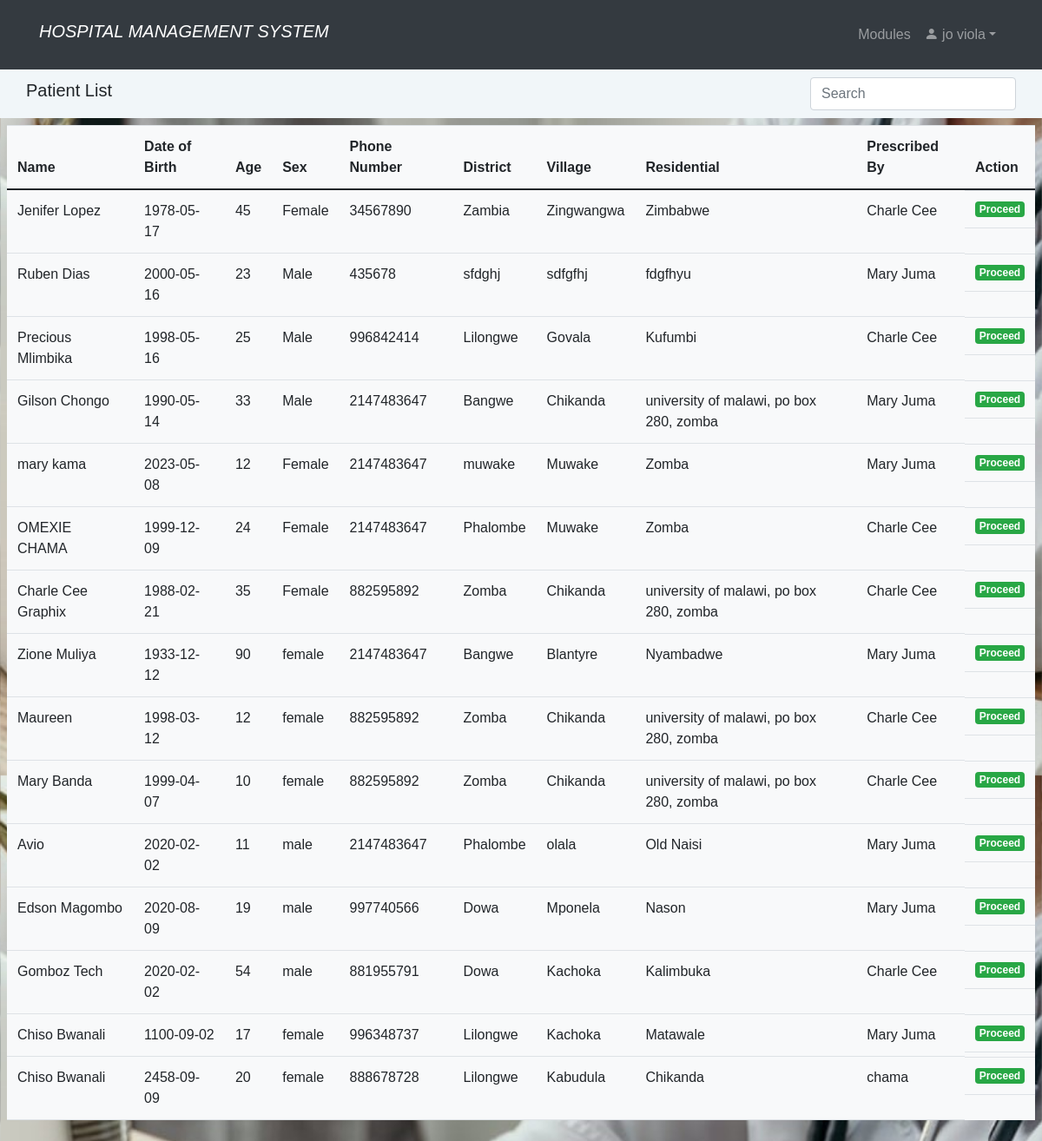
The app's page /patient_list_user.php (signed in), older data.
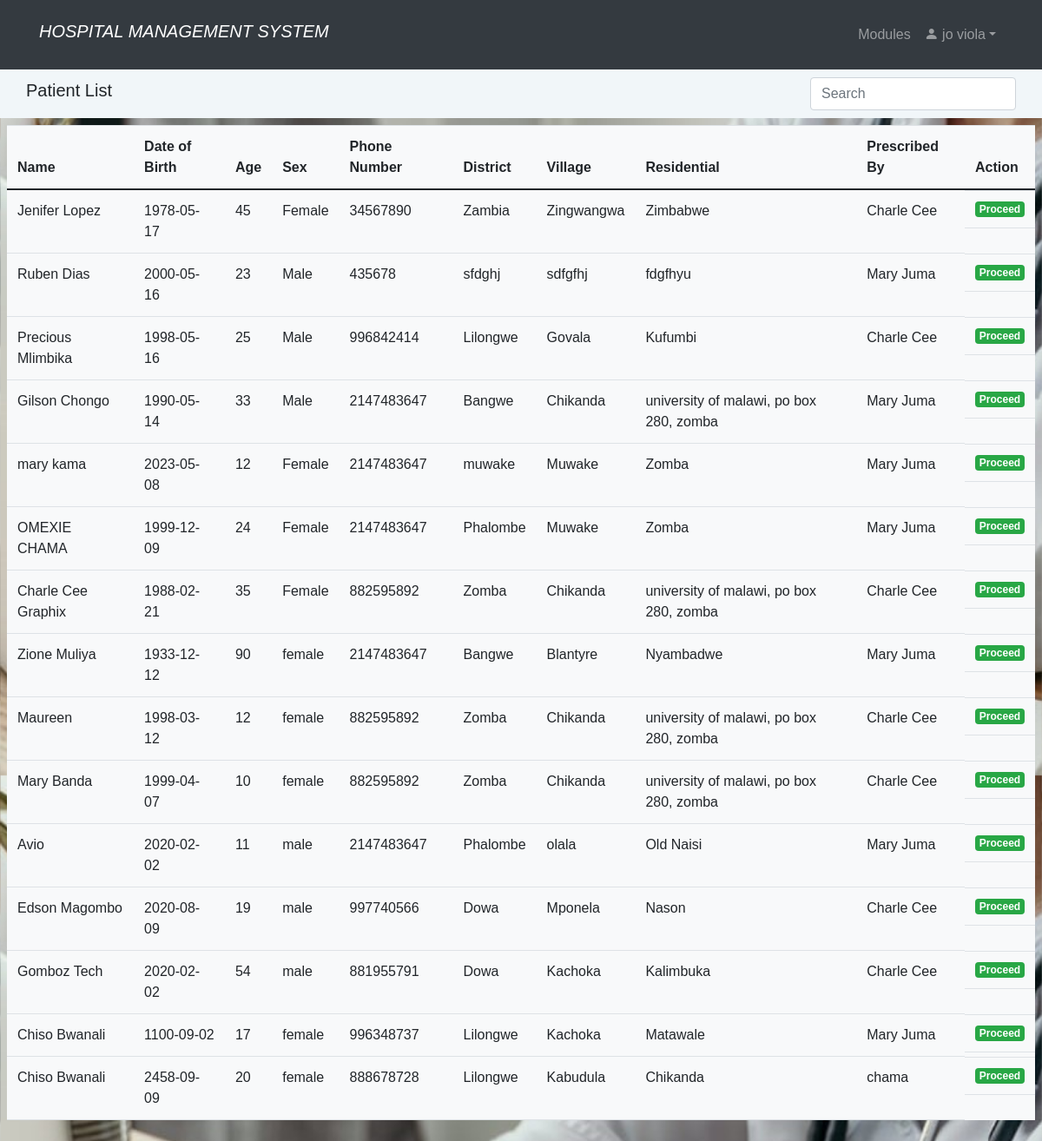
The same page, newer data.
### tables this page shows
CREATE TABLE `patient` (
  `id` int(11) NOT NULL,
  `name` varchar(100) NOT NULL,
  `date` date NOT NULL,
  `gender` varchar(10) NOT NULL,
  `age` int(2) NOT NULL,
  `phoneNumber` int(10) NOT NULL,
  `district` varchar(100) NOT NULL,
  `village` varchar(100) NOT NULL,
  `residential` varchar(100) NOT NULL,
  `others` text DEFAULT NULL,
  `symptoms` text DEFAULT NULL,
  `history` text DEFAULT NULL,
  `drug` text NOT NULL,
  `dosage` text NOT NULL,
  `drug_given_by` text NOT NULL,
  `drug_status` text NOT NULL,
  `prescribed_by` text DEFAULT NULL,
  `prescribed_on` text DEFAULT NULL,
  `total_bills` int(15) DEFAULT NULL,
  `status` text NOT NULL DEFAULT 'not paid',
  `tests` text DEFAULT NULL,
  `lab_results` text DEFAULT NULL
);

### patient_list_user.php (the view, shortened to what this page needs)
<?php
if (isset($_SESSION['id']) && isset($_SESSION['uname'])){
  include "unavbar.php";
        ?>
<!DOCTYPE html>
<html>
<head>
	<link rel="stylesheet" href="https://maxcdn.bootstrapcdn.com/bootstrap/4.5.2/css/bootstrap.min.css">
	<link rel="stylesheet" href="home.css"/>
</head>
<body>
   <nav class="navbar navbar-expand py-1"style="background-color:#F1F6F9;" >
            <div class="container">
			<h5 class="navbar-brand"> Patient List</h5>
                <div class="collapse navbar-collapse" id="navmenu">
                    <ul class="navbar-nav ms-auto">
                        <li class="nav-item dropdown">
                        <input class="form-control me-1" id="myInput" style="width:100%; max-width:20rem" type="text" placeholder="Search" aria-label="Search">
                        </li>
                    </ul>
                </div>
            </div>
        </nav>
	<div class="p-2">
		<div class="row">
		<div class="col-md-12">
		<table class="table table-hover bg-light" style="overflow:auto">
                 <thead class="table table-hover">
				<tr>
					<th>Name</th>
					<th>Date of Birth</th>
					<th>Age</th>
					<th>Sex</th>
					<th>Phone Number</th>
					<th>District</th>
					<th>Village</th>
					<th>Residential</th>
					<th>Prescribed By</th>
					<th>Action</th>
					</tr>
			</thead>
			<tbody  id = "myTable">
				<?php
				$conn = new mysqli("localhost", "root", "", "hms");
                $query = "SELECT * FROM patient ORDER BY id DESC";
                $stmt = $conn->prepare($query);
                $stmt->execute();
                $result = $stmt->get_result();
				if ($result->num_rows > 0) {
					while ($row = $result->fetch_assoc()) { ?>
						 <tr>
							<td><?php echo $row["name"]; ?></td>
							<td><?php echo $row["date"]; ?></td>
							<td><?php echo $row["age"]; ?></td>
							<td><?php echo $row["gender"]; ?></td>
							<td><?php echo $row["phoneNumber"]; ?></td>
							<td><?php echo $row["district"]; ?></td>
							<td><?php echo $row["village"]; ?></td>
							<td><?php echo $row["residential"]; ?></td>
							<td><?php echo $row["prescribed_by"]; ?></td>
							<td class='btn-group btn-group-justified'>
									<a href='user_priscribe_form.php?view=<?php echo $row["id"]; ?>' class='badge bg-success'>Proceed</a>
							</td>
						</tr>
                      <?php
					}
				} else {
					echo "<tr><td colspan='12' class='text-center'>No patients found</td></tr>";
				}
				?>
			</tbody>
		</table>
	</div>
	</div>
</div>
</body>
</html>
<?php
    }else {
        header("Location: home.php");
        exit();
    }
?>

Row changes from the older to the newer data that the page shows:
changed patient "OMEXIE CHAMA": prescribed_by "Charle Cee" → "Mary Juma"
changed patient "Edson Magombo": prescribed_by "Mary Juma" → "Charle Cee"
